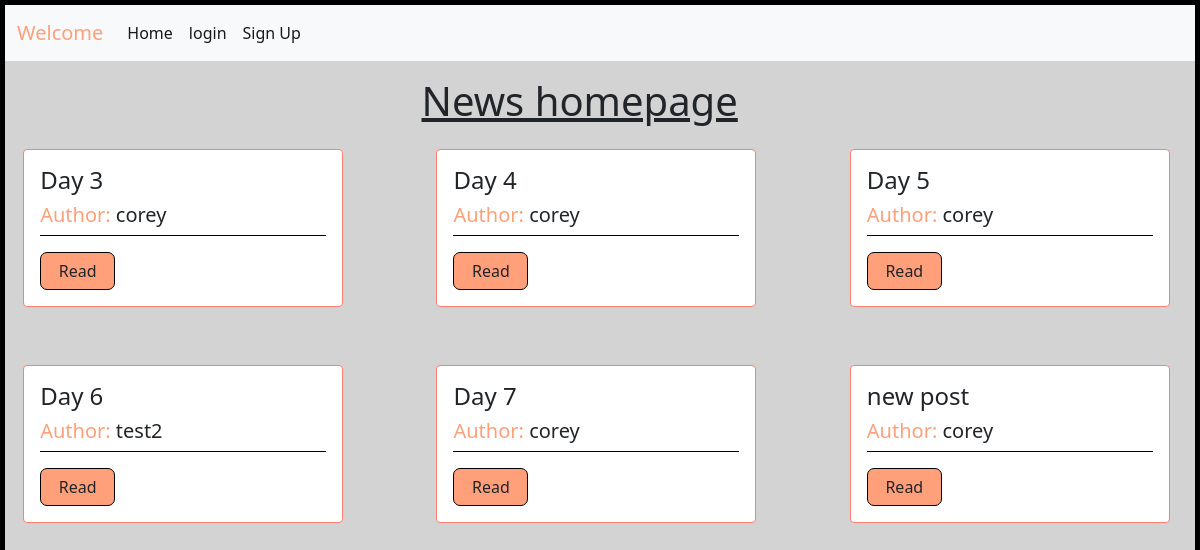
Page /articles/articles on the earlier database version.
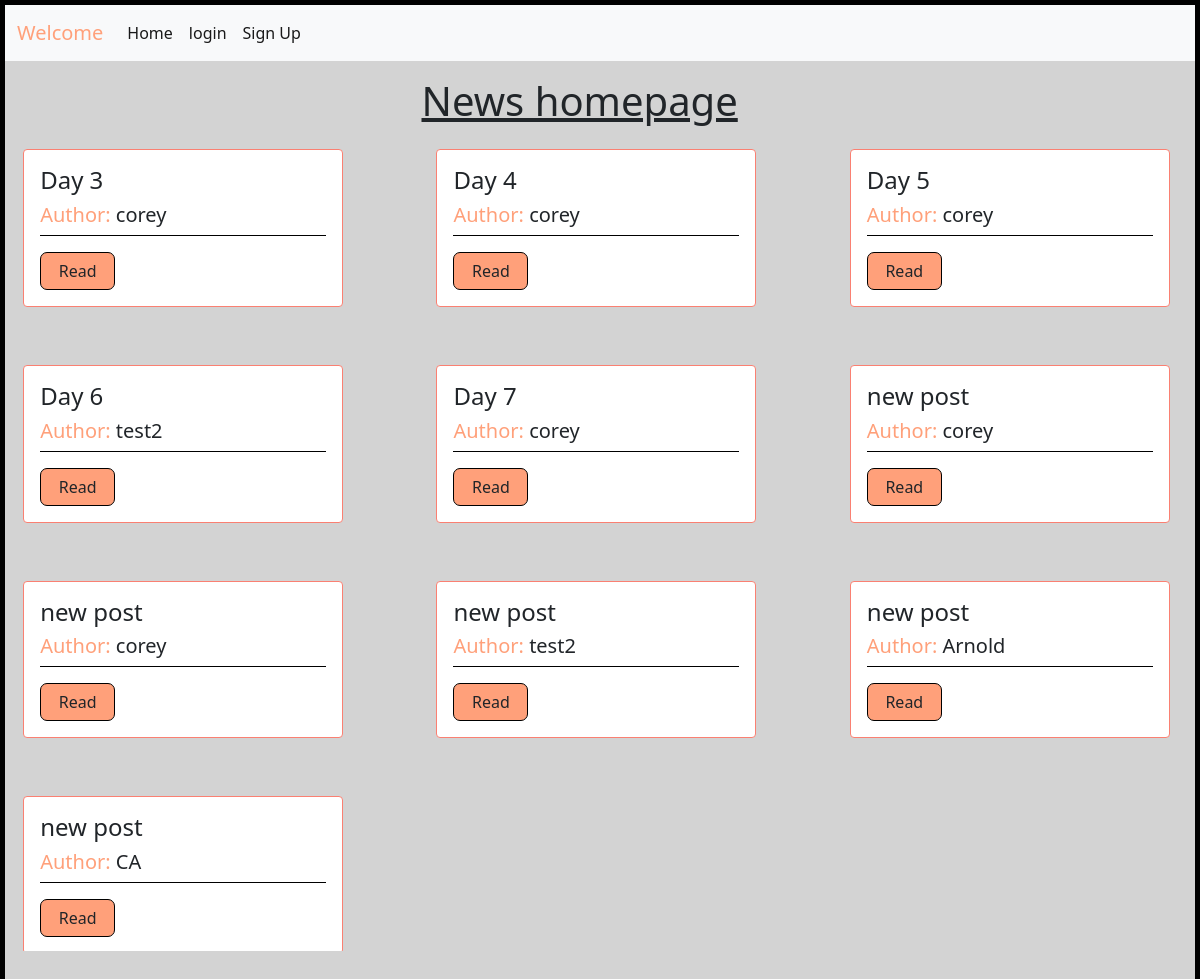
Same page on the later database version.
### articles/models.py (models this page shows, shortened)
class Article(models.Model):
    title = models.CharField(max_length=200)
    author = models.ForeignKey(
        get_user_model(),
        on_delete=models.CASCADE,
    )
    body = models.TextField()
    date = models.DateTimeField(auto_now_add=True)

### accounts/models.py (models this page shows)
class CustomUser(AbstractUser):
    age = models.PositiveIntegerField(null=True, blank=True)

### articles/views.py (the view)
class ArticleListView(ListView):
    model = Article
    template_name = "home.html"

### templates/home.html (shortened to what this page needs)
{% extends 'base.html' %}
{% block content %}
<h1 class="list-header">News homepage</h1>
<div class="all-blogs">
    {% for article in object_list %}
            <div class="card" style="width: 20rem;">
                <div class="card-body">
                    <div class="card-title">
                        <h4> {{ article.title }}</h4>
                        <h5><span>Author: </span> {{ article.author }}</h5>
                    </div>
                    <div class="links">
                        <a href="{% url 'article_detail' article.id %}" class="btn">Read</a>
                    </div>
                </div>
            </div>
    {% endfor %}
</div>
{% endblock content %}

### templates/base.html (shortened to what this page needs)
{% load static %}
<link href="https://cdn.jsdelivr.net/npm/bootstrap@5.1.1/dist/css/bootstrap.min.css"
rel="stylesheet"
integrity="sha384-F3w7mX95PdgyTmZZMECAngseQB83DfGTowi0iMjiWaeVhAn4FJkqJByhZMI3AhiU"
crossorigin="anonymous">
<Link href="{% static 'css/article_detail.css' %}" rel="stylesheet">
<Link href="{% static 'css/article_list.css' %}" rel="stylesheet">
<Link href="{% static 'css/article_new.css' %}" rel="stylesheet">
<Link href="{% static 'css/article_edit.css' %}" rel="stylesheet">
<Link href="{% static 'css/article_delete.css' %}" rel="stylesheet">
<Link href="{% static 'css/signup.css' %}" rel="stylesheet">
<Link href="{% static 'css/login.css' %}" rel="stylesheet">
<Link href="{% static 'css/base.css' %}" rel="stylesheet">
<Link href="{% static 'css/main_home.css' %}" rel="stylesheet">
</head>
<body>
    <nav class="navbar navbar-expand-lg navbar-light bg-light">
        <div class="container-fluid">
            {% if user.is_authenticated %}
            <a class="navbar-brand" style="color:lightsalmon" href="{% url 'home' %}">News</a>
            {% else %}
            <a class="navbar-brand" style="color:lightsalmon" href="{% url 'main_home' %}">Welcome</a>
            {% endif %}
            <div class="collapse navbar-collapse" id="navbarNav">
            <ul class="navbar-nav">
                {% if user.is_authenticated %}
                <li class="nav-item">
                    <a class="nav-link active" href="{% url 'home' %}">Articles</a>
                </li>
                {% if user.is_staff or user.is_superuser %}
                    <li class="nav-item">
                        <a class="nav-link active" aria-current="page" href="{% url 'article_new' %}">Create Post</a>
                    </li>
                {% endif %}
                <li class="nav-item">
                    <a class="nav-link active" href="{% url 'logout' %}">Log Out</a>
                </li>
                <li class="nav-item">
                    <a class="nav-link active" href="{% url 'password_change' %}">Change Password</a>
                </li>
                {% else %}
                <li class="nav-item">
                    <a class="nav-link active" aria-current="page" href="{% url 'main_home' %}">Home</a>
                </li>
                <li class="nav-item">
                    <a class="nav-link active" aria-current="page" href="{% url 'login' %}">login</a>
                </li>
                <li class="nav-item">
                    <a class="nav-link active" aria-current="page" href="{% url 'signup' %}">Sign Up</a>
                </li>
                {% endif %}
            </ul>
            </div>
        </div>
    </nav>
    <div class="home-scroll">
        {% block content %}
        {% endblock content %}
    </div>
</body>
</html>

### static/css/article_detail.css (style rules this page uses)
body { margin: 0; padding: 0; height:100vh; border: 5px solid black; background-color: lightgray; }

### static/css/article_list.css (style rules this page uses)
.home-scroll { overflow-y: scroll; height: 80%; }
.list-header { margin-left: 35%; margin-right: 35%; margin-bottom: 1.5rem; margin-top: 1rem; font-weight: 400; text-decoration: underline; }
.all-blogs { display: grid; grid-template-columns: repeat(3, 1fr); grid-gap: 50px; }
.card { margin-left:5%; margin-bottom: .5rem; border: 1px solid salmon; }
.card-title { border-bottom: 1px solid black; }
h5 span { color: lightsalmon; }
.btn { border: 1px solid black; border-radius: 7px; background-color:lightsalmon; width: 75px; }

Differences in the rows shown:
added Article: title "new post", author "corey"
added Article: title "new post", author "test2"
added Article: title "new post", author "Arnold"
added Article: title "new post", author "CA"
